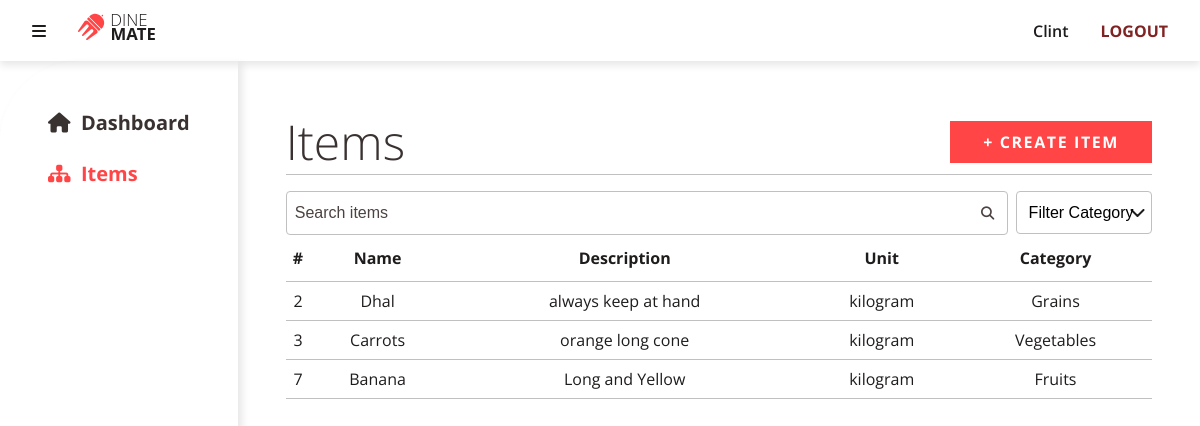
The page /admin/items (signed in) on the database as committed earlier.
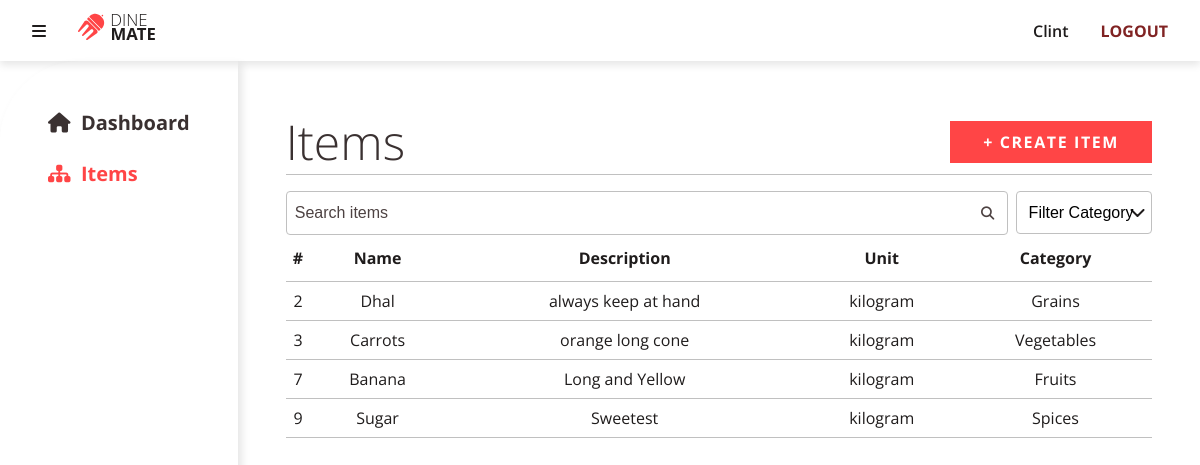
The same page on the database as committed later.
### tables this page shows
CREATE TABLE `items` (
  `item_id` int(11) NOT NULL,
  `item_name` varchar(256) NOT NULL,
  `description` text DEFAULT NULL,
  `unit` int(50) NOT NULL,
  `category` int(11) DEFAULT NULL
);

### app/core/Controller.php (called while the page is built, shortened)
<?php
trait Controller
{
    public function view(string $view, array $data = []): void
    {
        $filename = "../app/views/" . $view . ".view.php";
        require $filename;
    }
}

### app/controllers/Admin/Items.php (called while the page is built, shortened)
<?php
class Items
{
    private string $controller = "items";
    public function index(): void
    {
        $data = [];
        $data["items"] = (new Item)->itemsSearch($_GET);
        $data["categories"] = (new Category)->select()->fetchAll();
        $data["query"] = $_GET["query"] ?? "";
        $data["category_name"] = $_GET["category"] ?? "";
        $data["controller"] = $this->controller;
        $this->view("items", $data);
    }
}

### app/core/App.php (called while the page is built, shortened)
<?php
class App
{
    private mixed $module = "";
    private array $modules = ["admin"];
    private mixed $controller = "home";
    private string $method = "index";
    function __construct()
    {
        $url = $this->splitUrl();
        if (isset($url[0]) && in_array($url[0], $this->modules)) {
            $this->module = $url[0];
            array_shift($url);
        }
        $controllerPath = "../app/controllers/";
        $path = $controllerPath;
        if ($this->module) {
            $path .= ucfirst($this->module) . "/";
        }
        $path .= ucfirst($url[0] ?? $this->controller) . ".php";
        if (isset($url[0])) {
            if (file_exists($path)) {
                $this->controller = $url[0];
                unset($url[0]);
            } else {
                $this->controller = null;
            }
        }
        $this->controller = new $this->controller;
        $this->params = $url ? array_values($url) : [];
        call_user_func_array([$this->controller, $this->method], $this->params);
    }
    private function splitUrl(): array
    {
        if (isset($_GET["url"])) {
            return explode("/", filter_var(rtrim($_GET["url"], "/"), FILTER_SANITIZE_URL));
        } else {
            return [];
        }
    }
}

### public/index.php (called while the page is built, shortened)
<?php
$app = new App();

### app/views/items.view.php (the view, shortened to what this page needs)
<?php include "partials/dashboard.header.php" ?>
    <div class="dashboard-header d-flex flex-row align-items-center justify-content-space-between w-100">
        <h1 class="display-3">Items</h1>
        <a class="btn btn-primary text-uppercase fw-bold" href="items/create">+ Create Item</a>
    </div>
    <div>
        <form action="" method="GET">
            <div class="row">
                <div class="form-search col-10">
                    <input type="text" class="form-control" name="query" placeholder="Search items" value="<?= $query ?? "" ?>">
                    <button class="form-search-icon" type="submit">
                        <i class="fa-solid fa-magnifying-glass"></i>
                    </button>
                </div>
                <div class="pl-2 col-2">
                    <select class="form-control" name="category">
                        <option value="">Filter Category</option>
                    </select>
                </div>
            </div>
        </form>
    </div>
    <table class="table">
        <thead>
        <tr>
            <th>#</th>
            <th>Name</th>
            <th>Description</th>
            <th>Unit</th>
            <th>Category</th>
        </tr>
        </thead>
        <?php if (isset($items) && !empty($items)) : ?>
            <?php foreach ($items as $item) : ?>
                <tr>
                    <?php foreach ($item as $col): ?>
                        <th><?= $col ?></th>
                    <?php endforeach ?>
                </tr>
            <?php endforeach ?>
        <?php else: ?>
            <th colspan="6" class="text-center">No Records Found</th>
        <?php endif ?>
    </table>
<?php include "partials/dashboard.footer.php" ?>

Rows that differ between the two databases and show on the page:
added items: col "9", col "Sugar", col "Sweetest", col "kilogram", col "Spices"
